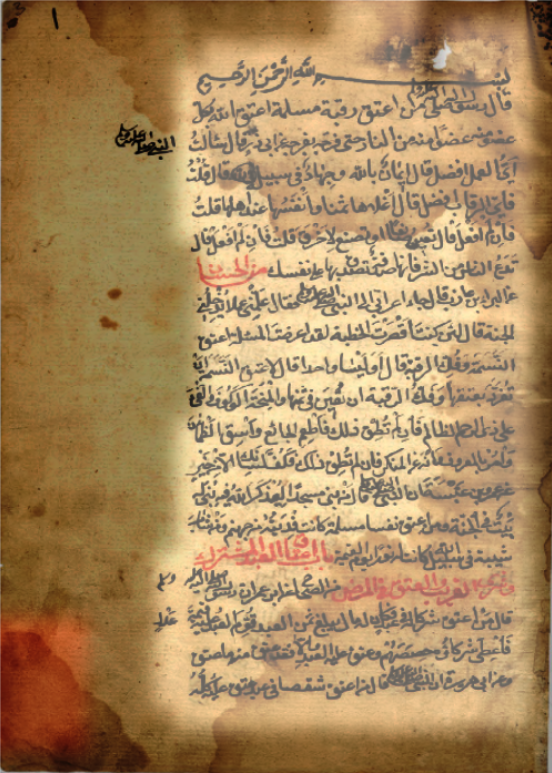
#> input picture paper_TSP2016/boiarov/not_al_maqrizi_image_classification_example_fixed.png, 552 x 773 px; its folder holds only this picture in this run
$ python -i sliding_window_patches.py   (imports and definitions only)   (Python 2 division)   (older library calls are emulated)
#> lines starting #> are read from the running program, lines starting #| are printed output that depends on the picture; after the words box and inside, x2 and y2 are one past the last pixel; in counts of white or black regions, pixels touching at a corner belong together
#> in _generate_normalize_double_images, origin_image is the input picture: shape (773, 552, 4); mean R, G, B, A 170.4, 137.8, 95.2, 255
import numpy as np
import skimage.io
import skimage.filters
import skimage.transform
import skimage.color
import os

RESIZE_HEIGHT = 700
RESIZE_WEIGHT = 500

NORMALIZE_THRESH_DOWN = 0.1
NORMALIZE_THRESH_UP = 0.97

VALID_PATCH_THRESH = 0.9

PATCH_THRESH_DOWN = 0
PATCH_THRESH_UP = 0.73


def get_binary_map(image):
    grey_image = skimage.color.rgb2grey(image)
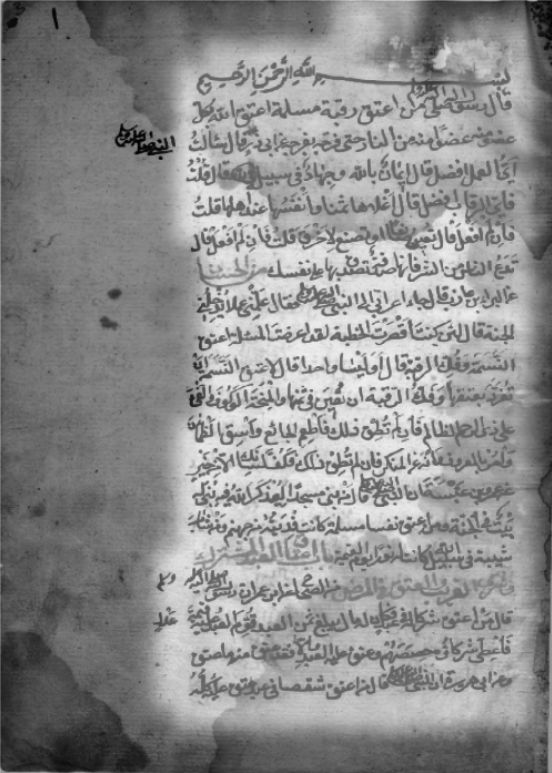
#> grey_image: shape (773, 552) float64; min 0.000833, max 0.957, mean 0.556

    global_thresh = skimage.filters.threshold_otsu(grey_image)
#> global_thresh = 0.574
    binary_global = grey_image > global_thresh
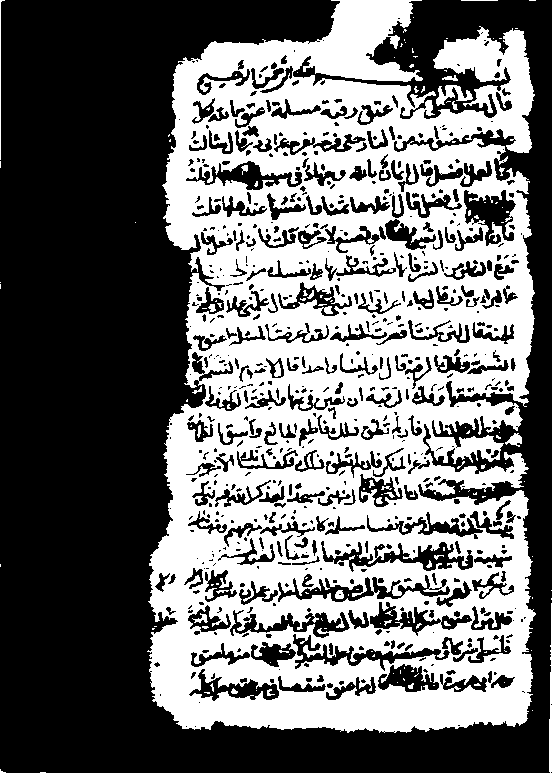
#> binary_global: shape (773, 552) bool; 43.6% white; 175 white regions (144 under 20 px), largest, box (x1, y1, x2, y2) and area: (147, 0, 536, 733) 183477, (436, 85, 473, 106) 361, (549, 603, 552, 773) 331

    return np.where(binary_global, grey_image, 0.)
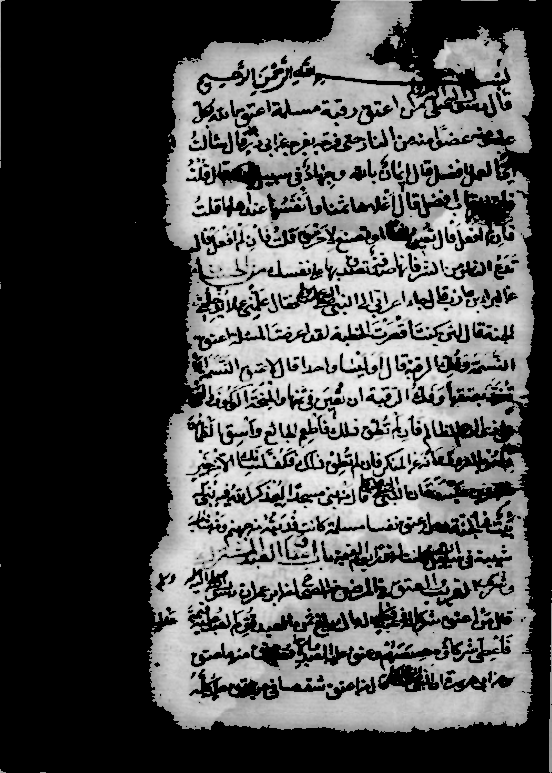
#> returned value: shape (773, 552) float64; min 0, max 0.957, mean 0.318


# [75 lines left out: functions is_valid_patch, get_sliding_window_patches, get_sliding_window_patches_coord, _show_rand_patch, _show_patches, not called in this run]


def _show_patch(patches_list, patch_ind):
    skimage.io.imshow(patches_list[patch_ind])
    skimage.io.show()


# [105 lines left out: functions save_patches, process_image, process_images_path, _half_image, normalize_image, _generate_normalize_images, not called in this run]


def _generate_normalize_double_images(image_name):
    origin_image = skimage.io.imread(image_name)

    bin_map = get_binary_map(origin_image)

    height = bin_map.shape[0]
#> height = 773
    weight = bin_map.shape[1]
#> weight = 552

    x_up = 0
    x_down = height
#> x_down = 773
    y_left = 0
    y_right = weight
#> y_right = 552

    for i in range(height):
        t = np.median(bin_map[i, :]) - 0.02
        if t < NORMALIZE_THRESH_DOWN or t > NORMALIZE_THRESH_UP:
            x_up = i
        else:
            break

    for i in range(height - 1, 0, -1):
        t = np.median(bin_map[i, :]) + 0.02
        if t < NORMALIZE_THRESH_DOWN or t > NORMALIZE_THRESH_UP:
            x_down = i
        else:
            break
#> this loop made 48 passes
#> t on passes 1 to 12: 0.02, 0.02, 0.02, 0.02, 0.02, 0.02, 0.02, 0.02, 0.02, 0.02, 0.02, 0.02

    for j in range(weight):
        t = np.median(bin_map[:, j])
        if t < NORMALIZE_THRESH_DOWN or t > NORMALIZE_THRESH_UP:
            y_left = j
        else:
            break

    for j in range(weight - 1, 0, -1):
        t = np.median(bin_map[:, j]) - 0.01
        if t < NORMALIZE_THRESH_DOWN or t > NORMALIZE_THRESH_UP:
            y_right = j
        else:
            break
#> this loop made 25 passes
#> t on passes 1 to 12: -0.01, -0.01, -0.01, -0.01, -0.01, -0.01, -0.01, -0.01, -0.01, -0.01, -0.01, -0.01

    new_image = origin_image[x_up:x_down, y_left:y_right]
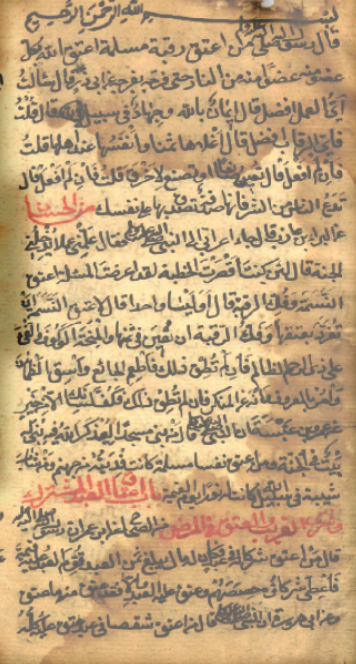
#> new_image: shape (664, 356, 4); mean R, G, B, A 194.1, 165.6, 127.1, 255

    dir_name = '/'.join(image_name.split('/')[:-1])
    image_fname = image_name.split('/')[-1]

    half_w = int(new_image.shape[1] / 2)
#> half_w = 178
    img_1 = new_image[:, :half_w + 100, :]
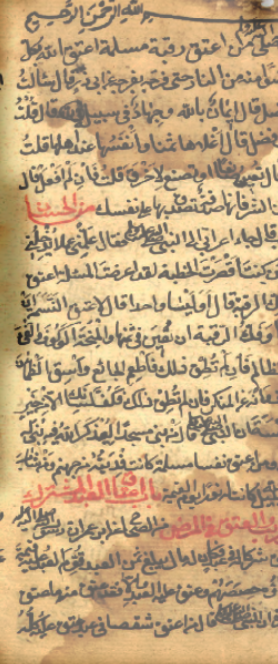
#> img_1: shape (664, 278, 4); mean R, G, B, A 196.9, 169, 129.8, 255
    img_1_name = '%s/text/%s_1.png' % (dir_name, image_fname)
    skimage.io.imsave(img_1_name, img_1)

    img_2 = new_image[:, half_w:, :]
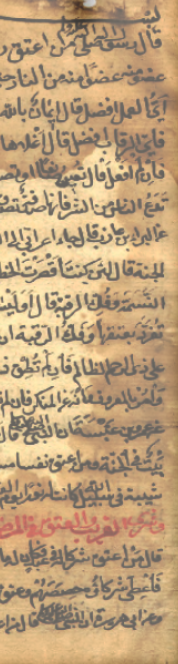
#> img_2: shape (664, 178, 4); mean R, G, B, A 190.2, 161.2, 124.5, 255
    img_2_name = '%s/text/%s_2.png' % (dir_name, image_fname)
    skimage.io.imsave(img_2_name, img_2)


# [28 lines not run here, left out]

        # [15 lines of commented-out code are left out]

>>> result = _generate_normalize_double_images('paper_TSP2016/boiarov/not_al_maqrizi_image_classification_example_fixed.png')

$ run again, on paper_TSP2016/boiarov/hitat_15_fixed.png
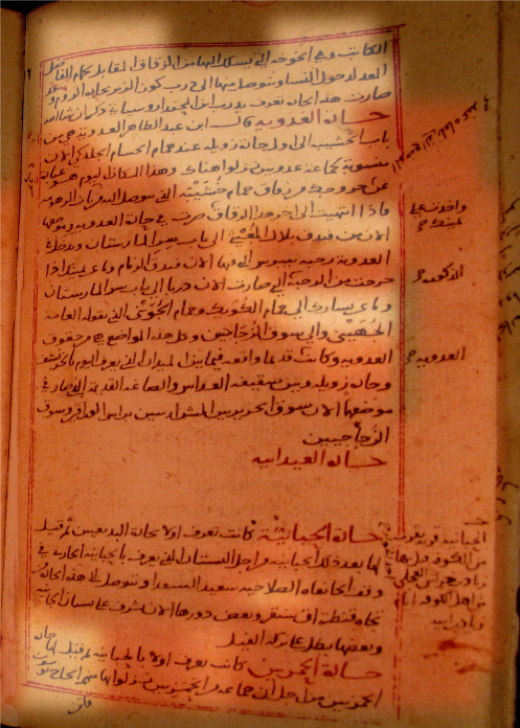
#> input picture paper_TSP2016/boiarov/hitat_15_fixed.png, 520 x 728 px
#> in _generate_normalize_double_images, origin_image is the input picture: shape (728, 520, 4); mean R, G, B, A 178.4, 95.6, 48, 255
#> global_thresh = 0.413
#> in get_binary_map, `binary_global = grey_image > global_thresh`:
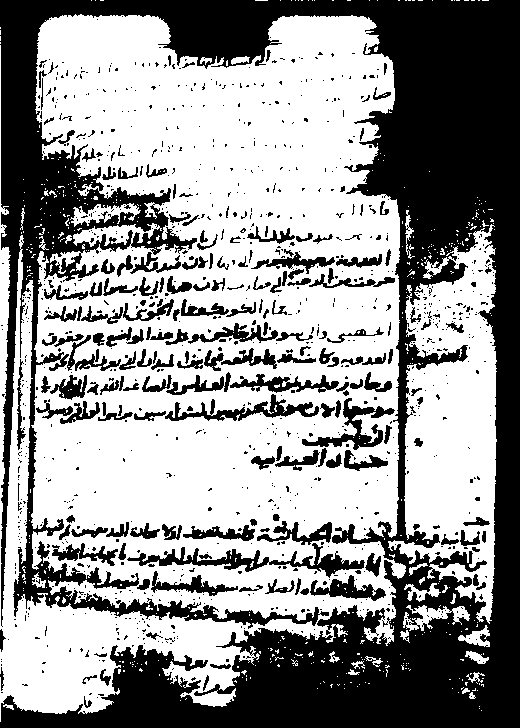
#> binary_global: shape (728, 520) bool; 58.2% white; 1101 black regions (916 under 20 px), largest, box (x1, y1, x2, y2) and area: (0, 0, 520, 728) 126494, (127, 543, 365, 578) 2121, (165, 394, 319, 421) 1322
#> the loop in _generate_normalize_double_images, `for i in range(height):` made 57 passes
#> t on passes 1 to 8: -0.02, -0.02, -0.02, -0.02, -0.02, -0.02, -0.02, -0.02
#> the loop in _generate_normalize_double_images, `for j in range(weight):` made 1 pass
#> t on pass 1: 0.516
#> the loop in _generate_normalize_double_images, `for j in range(weight - 1, 0, -1):` made 30 passes
#> t on passes 1 to 8: -0.01, -0.01, -0.01, -0.01, -0.01, -0.01, -0.01, -0.01
#> in _generate_normalize_double_images, `img_2 = new_image[:, half_w:, :]`:
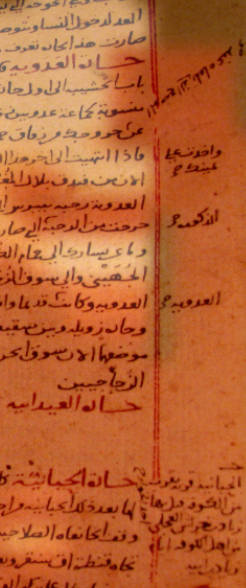
#> img_2: shape (588, 246, 4); mean R, G, B, A 186.1, 99.5, 51.9, 255
